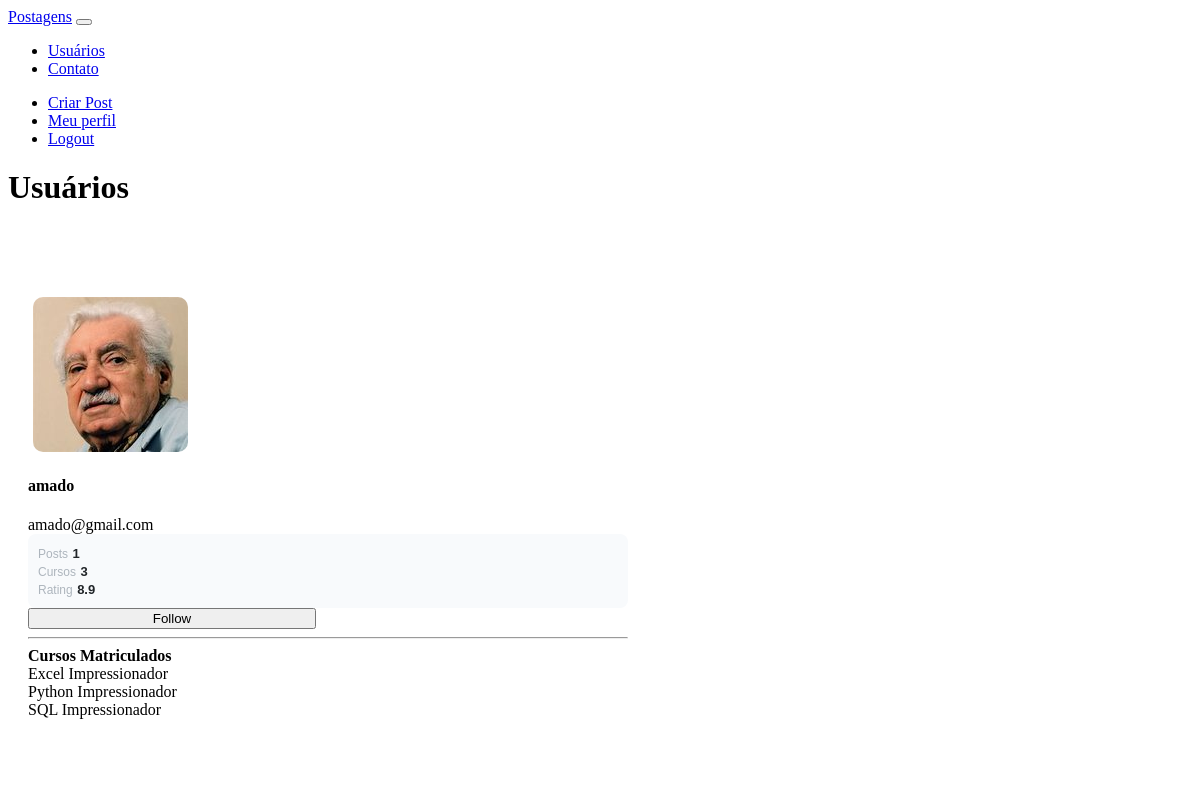
The app's page /usuarios (signed in) with its own data.
### comunidade/models.py (models this page shows)
class Usuario(database.Model, UserMixin): # UserMixin serve para poder reutilizar
    id = database.Column(database.Integer, primary_key=True)
    username = database.Column(database.String, nullable=False, unique=True)
    email = database.Column(database.String, nullable=False, unique=True)
    senha = database.Column(database.String, nullable=False)
    foto_perfil = database.Column(database.String, default='default.jpg')
    posts = database.relationship('Post', backref='autor', lazy=True)
    cursos = database.Column(database.String, nullable=False, default='Não informado')

### comunidade/routes.py (the view)
@app.route('/usuarios')
@login_required
def usuarios():
    lista_usuarios = Usuario.query.all()
    posts_por_usuario = {
        usuario.id: Post.query.filter_by(id_usuario=usuario.id).count() for usuario in lista_usuarios
    }
    return render_template('usuarios.html', lista_usuarios=lista_usuarios, posts_por_usuario=posts_por_usuario)

### comunidade/models.py (called while the page is built)
@login_manager.user_loader # aceno ao login_manager que a função abaixo é a que carrega o usuário
def load_user(user_id):
    return Usuario.query.get(int(user_id))

### comunidade/templates/usuarios.html
{% extends 'base.html' %}
{% block body %}
<div class="container usuarios-container" style="text-align: left;">
    <h1>Usuários</h1>
    <br>
    <div>
        {% for usuario_iten in lista_usuarios %}
        <div class="container height-100" style="margin-left: 0; text-align: left;">
            <div class="card text-left">
                <div class="card p-3">
                    <div class="d-flex align-items-center">
                        <div class="image me-3">
                            <img src="{{ url_for('static', filename='fotos_perfil/' + usuario_iten.foto_perfil) }}"
                                 class="rounded" width="155">
                        </div>
                        <div class="ml-3 w-100">
                            <h4 class="mb-0 mt-0">{{ usuario_iten.username }}</h4>
                            <span>{{ usuario_iten.email }}</span>
                            <div class="p-2 mt-2 d-flex justify-content-between rounded stats">
                                <div class="d-flex flex-column">
                                    <span class="articles">Posts</span>
                                    <span class="number1">{{ posts_por_usuario[usuario_iten.id] }}</span>
                                </div>
                                <div class="d-flex flex-column">
                                    <span class="Cursos">Cursos</span>
                                    {% if usuario_iten.cursos == 'Não informado' %}
                                    <span class="number2">0</span>
                                    {% else %}
                                    <span class="number2">{{ usuario_iten.cursos.count(';') + 1 }}</span>
                                    {% endif %}
                                </div>
                                <div class="d-flex flex-column">
                                    <span class="rating">Rating</span>
                                    <span class="number3">8.9</span>
                                </div>
                            </div>
                            <div class="button mt-2 d-flex flex-row align-items-center gap-2">
                                <button class="btn btn-sm btn-primary w-20">Follow</button>
                            </div>
                            <div class="cursos_matriculados_registrados">
                                {% if usuario_iten.cursos == 'Não informado' %}
                                {% else %}
                                <hr>
                                <span class="cursos_matriculados-reg" style="font-weight: bold;">Cursos Matriculados</span>
                                {% for iten in usuario_iten.cursos.split(';') %}
                                    <div class="listagem_cursos">
                                        {{  iten }}
                                     </div>
                                    {% endfor %}
                                {% endif %}
                            </div>
                        </div>
                    </div>
                </div>
            </div>
        </div>
        {% endfor %}
    </div>
</div>
{% endblock %}

### comunidade/static/css/perfil.css (style rules this page uses)
.card { width: 600px; margin-left: 20px; border: none; border-radius: 10px; background-color: #fff; padding: 20px; }
.image img { margin-right: 10px; margin-left: 5px; width: 155px; height: 155px; object-fit: cover; border-radius: 10px; margin-top: 1px; position: relative; }
.card.text-left { margin-left: 0; padding-left: 10px; text-align: left; }
.card.p-3 { margin-left: 0; padding-left: 10px; text-align: left; }
.button { display: flex; justify-content: space-between; gap: 8px; }
.button .btn { width: 48%; }
.container.height-100 { margin-top: 10px; margin-left: 10px; display: block; text-align: left; }
.stats { background-color: #f8fafc; color: #6c757d; border-radius: 8px; padding: 10px; font-family: Arial, sans-serif; }
.stats span { font-size: 12px; color: #adb5bd; font-weight: 500; }
.stats .number1, .stats .number2, .stats .number3 { font-size: 13px; font-weight: bold; color: #212529; }

### records on screen
Usuario: foto_perfil (picture), username "amado", email "amado@gmail.com", id "1", cursos "3", iten "Excel Impressionador" "Python Impressionador" "SQL Impressionador"
